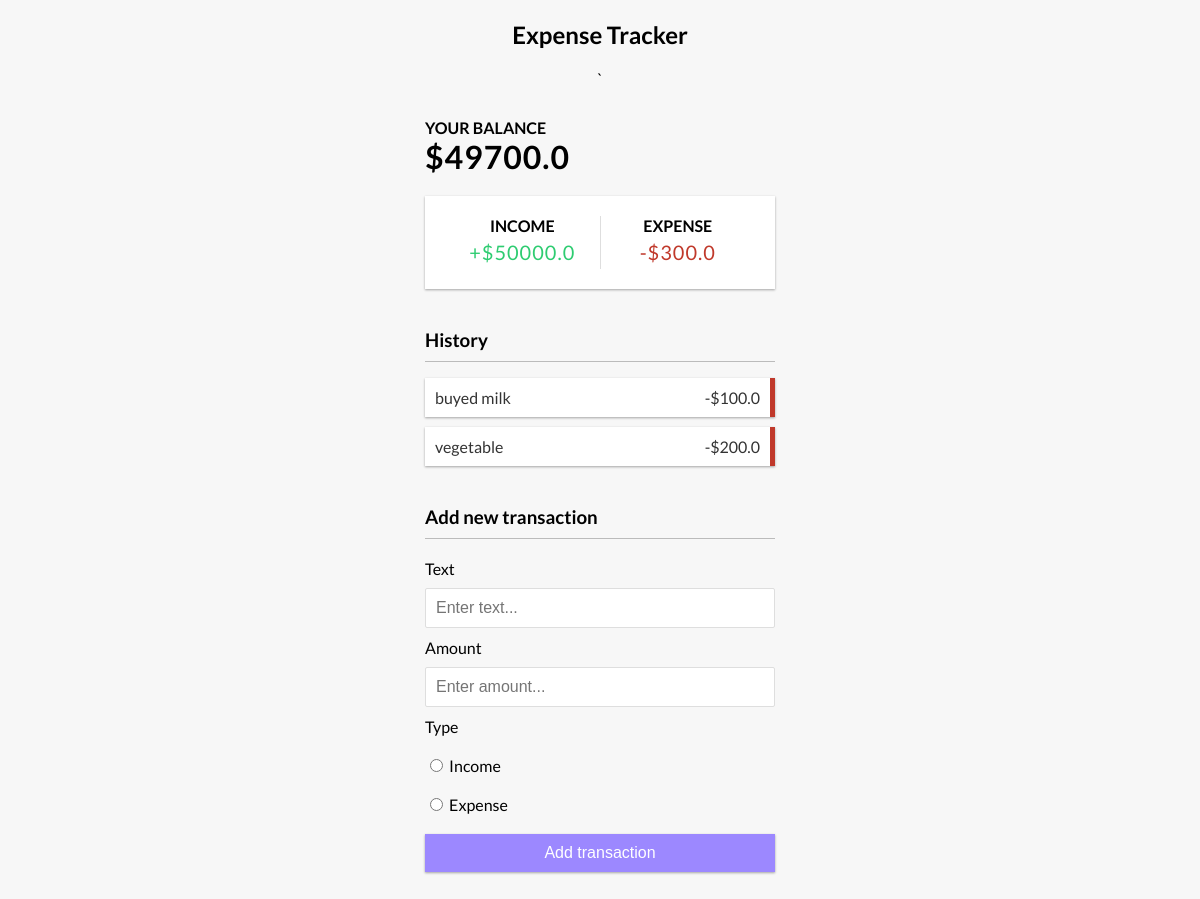
The app's page / (signed in), older data.
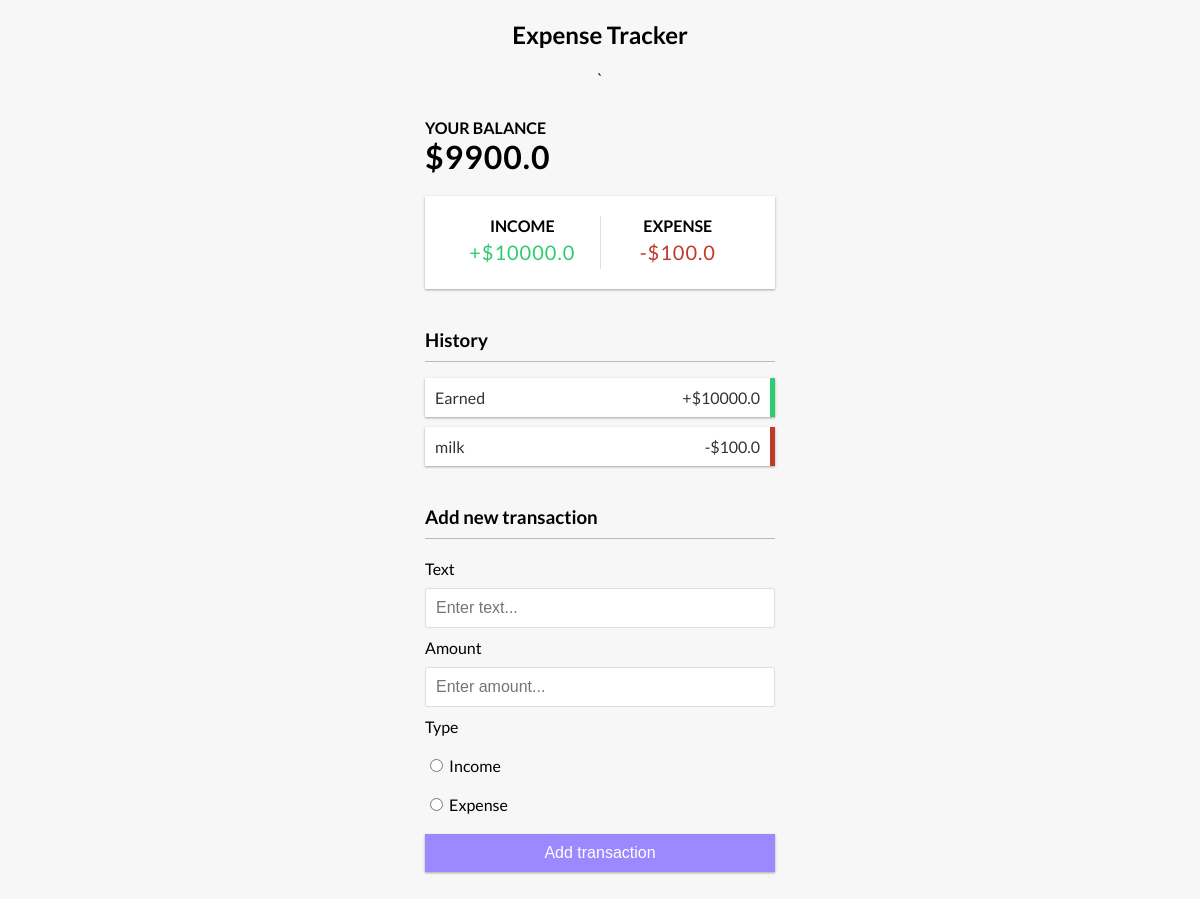
The same page, newer data.
### home/models.py (models this page shows, shortened)
class Profile(models.Model):
    user = models.ForeignKey(User, on_delete=models.CASCADE)
    expenses = models.FloatField(default=0)
    income = models.FloatField()
    balance = models.FloatField(null=True, blank=True)

class Expense(models.Model):
    user = models.ForeignKey(User,on_delete=models.CASCADE)
    name = models.CharField(max_length=100)
    amount = models.FloatField(default=0)
    expense_type = models.CharField(max_length=100, choices=TYPE)

### home/views.py (the view, shortened to what this page needs)
# urls.py: 2. Add a URL to urlpatterns:  path('', views.home, name='home')
def home(request):
    profile = Profile.objects.filter(user = request.user).first()
    expenses = Expense.objects.filter(user = request.user)
    context = {'profile': profile, 'expenses': expenses}
    return render(request, 'home.html', context)

### home/templates/home.html (shortened to what this page needs)
{% extends "base.html" %}
{% block start %}
    <h2>Expense Tracker</h2>
`
    <div class="container">
    <h4>Your Balance</h4>
    <h1 id="balance">${{profile.balance}}</h1>
    <div class="inc-exp-container">
        <div>
        <h4>Income</h4>
        <p id="money-plus" class="money plus">+${{profile.income}}</p>
        </div>
        <div>
        <h4>Expense</h4>
        <p id="money-minus" class="money minus">-${{profile.expenses}}</p>
        </div>
    </div>
    <h3>History</h3>
    <ul id="list" class="list">
        {% for expense in expenses %}
            {% if expense.expense_type == 'Positive' %}
                <li class="plus">
                    {{expense.name}} <span>+${{expense.amount}}</span>
                </li>
            {% else %}
                <li class="minus">
                    {{expense.name}} <span>-${{expense.amount}}</span>
                </li>
            {% endif %}
        {% endfor %}
    </ul>
    <h3>Add new transaction</h3>
    <form id="form" method="POST">
        <div class="form-control">
        <label for="text">Text</label>
        <input type="text" required name="text" id="text" placeholder="Enter text..." />
        </div>
        <div class="form-control">
        <label for="amount"
            >Amount <br />
            </label>
        <input type="number" required name="amount" id="amount" placeholder="Enter amount..." />
        </div>
        <div class="form-control">
        <label for="text">Type</label><br/>
        <input type="radio" name="expense_type" required value="Positive">
        <label for="text">Income</label><br>
        <input type="radio" name="expense_type" required value="Negative">
        <label for="text">Expense</label><br>
        </div>
        <button class="btn" type="submit">Add transaction</button>
    </form>
    </div>
{% endblock start %}

### home/templates/base.html (shortened to what this page needs)
<!DOCTYPE html>
<html lang="en">
    <head>
    </head>
    <body>
    {% block start %}
    {% endblock %}
    </body>
</html>

### home/templates/base.html (style rules this page uses)
:root { --box-shadow: 0 1px 3px rgba(0, 0, 0, 0.12), 0 1px 2px rgba(0, 0, 0, 0.24); }
* { box-sizing: border-box; }
body { background-color: #f7f7f7; display: flex; flex-direction: column; align-items: center; justify-content: center; min-height: 100vh; margin: 0; font-family: 'Lato', sans-serif; }
.container { margin: 30px auto; width: 350px; }
h1 { letter-spacing: 1px; margin: 0; }
h3 { border-bottom: 1px solid #bbb; padding-bottom: 10px; margin: 40px 0 10px; }
h4 { margin: 0; text-transform: uppercase; }
.inc-exp-container { background-color: #fff; box-shadow: var(--box-shadow); padding: 20px; display: flex; justify-content: space-between; margin: 20px 0; }
.inc-exp-container > div { flex: 1; text-align: center; }
.inc-exp-container > div:first-of-type { border-right: 1px solid #dedede; }
.money { font-size: 20px; letter-spacing: 1px; margin: 5px 0; }
.money.plus { color: #2ecc71; }
.money.minus { color: #c0392b; }
label { display: inline-block; margin: 10px 0; }
input[type='text'], input[type='number'] { border: 1px solid #dedede; border-radius: 2px; display: block; font-size: 16px; padding: 10px; width: 100%; }
.btn { cursor: pointer; background-color: #9c88ff; box-shadow: var(--box-shadow); color: #fff; border: 0; display: block; font-size: 16px; margin: 10px 0 30px; padding: 10px; width: 100%; }
.list { list-style-type: none; padding: 0; margin-bottom: 40px; }
.list li { background-color: #fff; box-shadow: var(--box-shadow); color: #333; display: flex; justify-content: space-between; position: relative; padding: 10px; margin: 10px 0; }
.list li.plus { border-right: 5px solid #2ecc71; }
.list li.minus { border-right: 5px solid #c0392b; }

Row changes from the older to the newer data that the page shows:
removed Expense: name "buyed milk", amount "100.0"
removed Expense: name "vegetable", amount "200.0"
changed Profile: balance "49700.0" → "9900.0"; income "50000.0" → "10000.0"; expenses "300.0" → "100.0"
added Expense: name "Earned", amount "10000.0"
added Expense: name "milk", amount "100.0"
